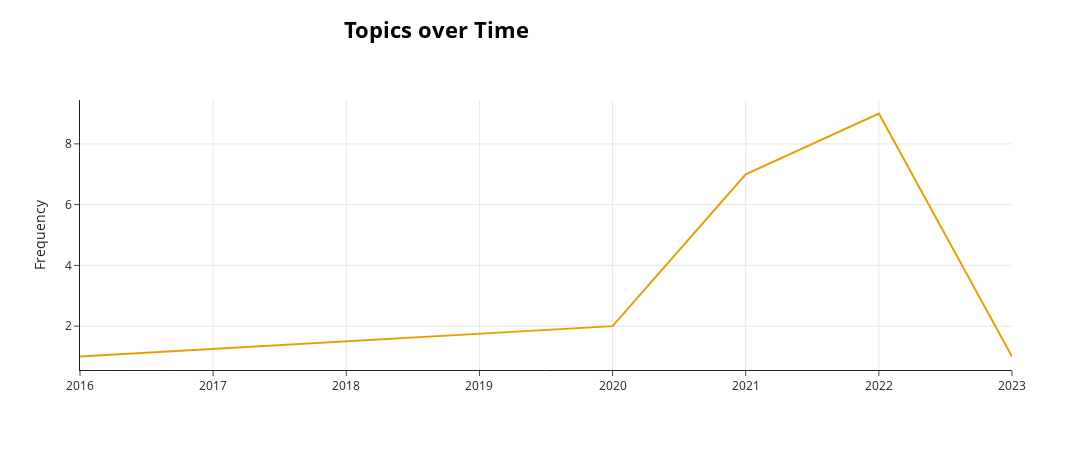

Notebook code cell kept with this figure:
### Code cell
model.visualize_topics_over_time(topics_over_time, topics=[11])
#COVID-19 Topic

### Figure 1 — Plotly figure (JSON) as saved in the notebook; plotly's stock layout.template omitted (floating-point values rounded to 4 significant figures)
{"data": [{"hoverinfo": "text", "hovertext": ["<b>Topic 11</b><br>Words: management, closing, emergency, crisis, disasters", "<b>Topic 11</b><br>Words: pandemics, 19, covid, closing, disease", "<b>Topic 11</b><br>Words: pandemics, 19, covid, closing, online", "<b>Topic 11</b><br>Words: pandemics, 19, covid, closing, education", "<b>Topic 11</b><br>Words: pandemics, 19, covid, relationship, seminars"], "marker": {"color": "#E69F00"}, "mode": "lines", "name": "11_pandemics_19_covid_closing", "type": "scatter", "x": [2016, 2020, 2021, 2022, 2023], "y": [1, 2, 7, 9, 1]}], "layout": {"height": 450, "hoverlabel": {"bgcolor": "white", "font": {"family": "Rockwell", "size": 16}}, "legend": {"title": {"text": "<b>Global Topic Representation"}}, "title": {"font": {"color": "Black", "size": 22}, "text": "<b>Topics over Time</b>", "x": 0.4, "xanchor": "center", "y": 0.95, "yanchor": "top"}, "width": 1250, "xaxis": {"showgrid": true}, "yaxis": {"showgrid": true, "title": {"text": "Frequency"}}}}
